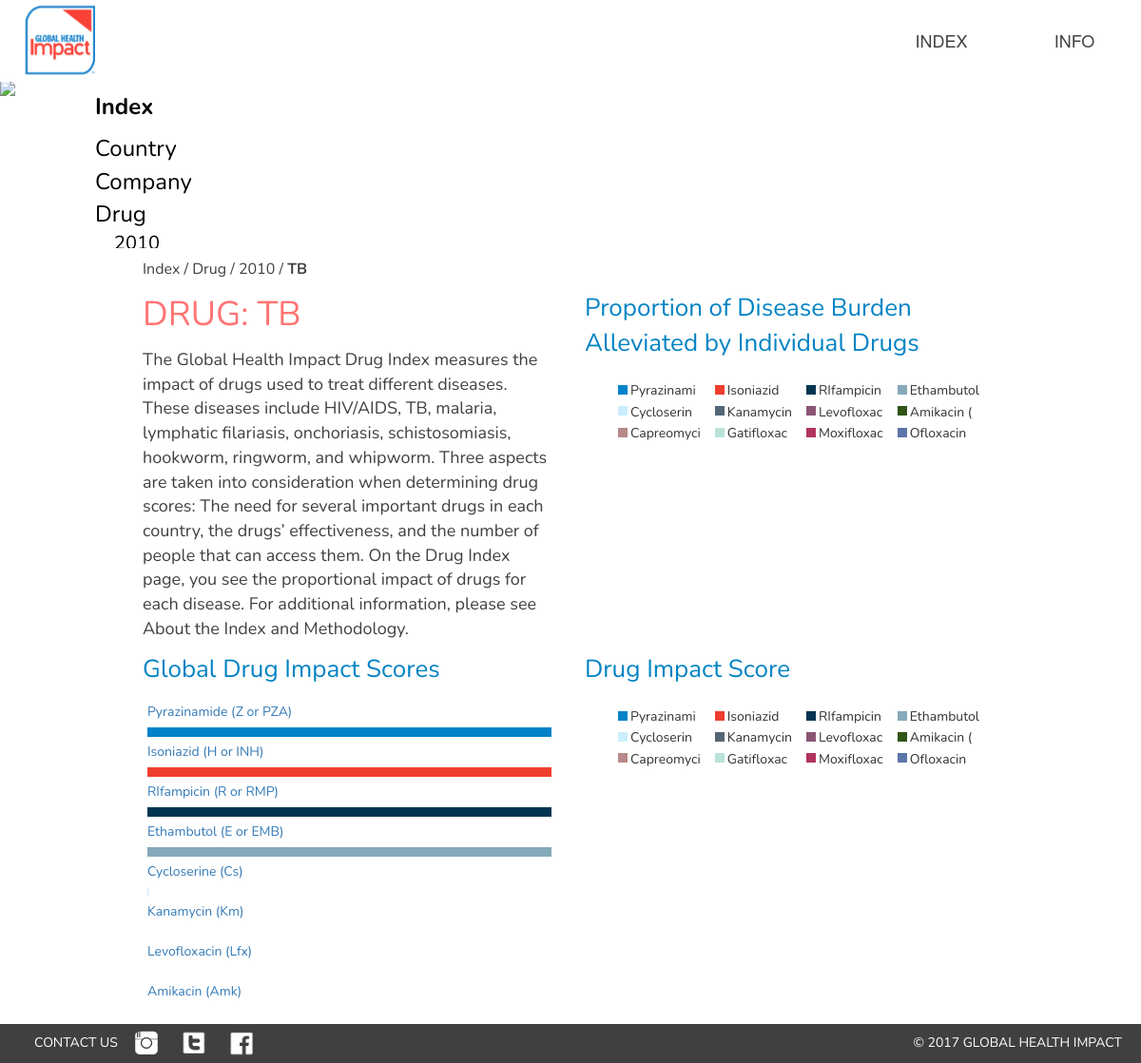
/index/drug/2010/tb, run on the app's committed database.
### tables this page shows
CREATE TABLE drugr2010
            (drug text, company text, tb real, malaria real, hiv real, roundworm real, hookworm real, whipworm real, schistosomiasis real, onchocerciasis real, lf real, total real);

### flask_app.py (the view, shortened to what this page needs)
@app.route('/index/drug/<year>/<disease>')
def drug(year,disease):
    drugcolors = ['#FFB31C', '#0083CA', '#EF3E2E', '#003452', '#86AAB9', '#CAEEFD', '#546675', '#8A5575', '#305516',
                  '#B78988', '#BAE2DA', '#B1345D', '#5B75A7', '#906F76', '#C0E188', '#DE9C2A', '#F15A22', '#8F918B',
                  '#F2C2B7',
                  '#F7C406', '#B83F98', '#548A9B', '#D86375', '#F1DBC6', '#0083CA', '#7A80A3', '#CA8566', '#A3516E',
                  '#1DF533', '#510B95', '#DFF352', '#F2C883', '#E3744D', '#26B2BE', '#5006BA', '#B99BCF', '#DC2A5A',
                  '#D3D472', '#2A9DC4', '#C25C90', '#65A007', '#FE3289', '#C6DAB5', '#DDF6AC', '#B7E038', '#1ADBBD', '#3BC6D5',
                  '#0ACD57', '#22419F', '#D47C5B']
    piedata = []
    drugg = []
    pielabb = []
    g.db = connect_db()
    if disease == 'all':
        drugg = 'ALL'
        if year == '2010':
            cur = g.db.execute(' select drug, total from drugr2010 ')
        elif year == '2013':
            cur = g.db.execute(' select drug, total from drugr2013 ')
    else:
        drugg = diseasedict[disease]
        if year == '2010':
            if disease == 'malaria':
                cur = g.db.execute(' select drug, malaria from drugr2010 ')
            elif disease == 'hiv':
                cur = g.db.execute(' select drug, hiv from drugr2010 ')
            elif disease == 'tb':
                cur = g.db.execute(' select drug, tb from drugr2010 ')
            elif disease == 'roundworm':
                cur = g.db.execute(' select drug, roundworm from drugr2010 ')
            elif disease == 'hookworm':
                cur = g.db.execute(' select drug, hookworm from drugr2010 ')
            elif disease == 'whipworm':
                cur = g.db.execute(' select drug, hookworm from drugr2010 ')
            elif disease == 'schistosomiasis':
                cur = g.db.execute(' select drug, schistosomiasis from drugr2010 ')
            elif disease == 'onchocerciasis':
                cur = g.db.execute(' select drug, onchocerciasis from drugr2010 ')
            elif disease == 'lf':
                cur = g.db.execute(' select drug, lf from drugr2010 ')
    piee = cur.fetchall()
    impactpie = []
    for k in piee:
        drug = k[0]
        score = k[1]
        t = [drug,score]
        if score > 0:
            piedata.append(t)
    sortedpie2 = sorted(piedata, key=lambda xy: xy[1], reverse=True)
    maxrow = sortedpie2[0]
    if maxrow[0] == 'Unmet Need':
        maxrow = sortedpie2[1]
    maxval = maxrow[1]
    c = 0
    for row in sortedpie2:
        perc = (row[1] / maxval) * 100
        row.append(perc)
        color = drugcolors[c]
        row.append(color)
        c+=1
        if row[0] != 'Unmet Need':
            impactpie.append(row)
    lablist = []
    pielabb = []
    for k in impactpie:
        labit = []
        drug = k[0]
        score = k[1]
        color = k[3]
        shortdrug = drug[0:10]
        labit.append(drug)
        labit.append(shortdrug)
        labit.append(color)
        labit.append(score)
        lablist.append(labit)
    labrow = []
    xx = 0
    if len(lablist) < 4:
        pielabb.append(lablist)
    else:
        for item in lablist:
            labrow.append(item)
            xx += 1
            if xx % 4 == 0:
                pielabb.append(labrow)
                labrow = []
                xx = 0
    g.db.close()
    speclocate = [year,drugg,disease]
    return render_template('drug.html', data=piedata, drug=drugg, navsub=3, showindex=1, pielabb=pielabb, drugcolors=drugcolors, speclocate = speclocate, scrolling=1, impactpie=impactpie, sortedpie2 = sortedpie2)

### flask_app.py (called while the page is built)
def connect_db():
    return sqlite3.connect('/home/globalhealth/mysite/ghi.db')

@app.before_request
def before_request():
    g.db = connect_db()

@app.after_request
def after_request(response):
    g.db.close()
    return response

@app.teardown_appcontext
def close_connection(exception):
    db = getattr(g, '_database', None)

### templates/drug.html (shortened to what this page needs)
{% extends "layout.html" %}
{% block frontimg %}
<img id="fore" src="{{ url_for('static',filename='img/drug.jpg') }}" />
{% endblock%}
{% block content %}
<div class="currentlocation">
<p class="pagetitle">Index / <a href="/index/drug" class="pagetitle">Drug</a> / <a href="/index/drug/{{ speclocate.0 }}/all" class="pagetitle">{{ speclocate.0 }}</a> / <a href="/index/drug/{{ speclocate.0 }}/{{ speclocate.2 }}" class="titlebold">{{ speclocate.1 }}</a></p>
</div>
<div class="row">
    <div class="col-sm-6">
        <p class="redtxt">DRUG: {{ drug }}</p>
        <p class="txtcontent">The Global Health Impact Drug Index measures the impact of drugs used to treat different diseases. These diseases include HIV/AIDS, TB, malaria, lymphatic filariasis, onchoriasis, schistosomiasis, hookworm, ringworm, and whipworm. Three aspects are taken into consideration when determining drug scores: The need for several important drugs in each country, the drugs’ effectiveness, and the number of people that can access them. On the Drug Index page, you see the proportional impact of drugs for each disease. For additional information, please see About the Index and Methodology.</p>
    </div>
    <div class="col-sm-6">
        <p class="bluetxt" style="font-size:26px; !important">Proportion of Disease Burden Alleviated by Individual Drugs</p>
        <div class="piewrap">
            <div id="piediv" class="piechart">
            </div>
        </div>
        <div class="pielegend" style="max-height:80px;overflow-y:scroll">
            <table style="margin:auto">
                {% for row in pielabb %}
                <tr style="float:center">
                    {% for item in row %}
                    <td class="tablecell leftcell"><div class="colorbox" style="background-color:{{ item.2 |safe }};"></div></td>
                    <td class="tablecell legendtxt" title="{{ item.0 |safe }}: {{ item.3 |safe }}">{{ item.1 |safe }}</td>
                    {% endfor %}
                </tr>
                {% endfor %}
            </table>
        </div>
    </div>
</div>
<div class="row">
    <div class="col-sm-6">
        <p class="bluetxt" style="font-size:26px; !important">Global Drug Impact Scores</p>
        <div id="chart_div">
            {% for drug in impactpie %}
            <a onclick="bargoclick({{ loop.index }});" title="{{ drug.0 }}: {{ drug.1 }}">
                <div id="" style="padding-top: 2px; font-family: 'Nunito','sans-serif';">{{ drug.0 }}</div>
                <div style="width: {{ drug.2 }}%;background-color:{{ drug.3 }};height: 10px;display:inline-block;font-size:0;margin-right:-4px;"></div>
            </a>
            {% endfor %}
            </div><br>
    </div>
    <div class="col-sm-6">
        <p class="bluetxt" style="font-size:26px; !important">Drug Impact Score</p>
        <div class="piewrap">
            <div id="pie2div" class="piechart">
            </div>
        </div>
        <div class="pielegend">
            <table style="margin:auto">
                {% for row in pielabb %}
                <tr style="float:center">
                    {% for item in row %}
                    <td class="tablecell leftcell"><div class="colorbox" style="background-color:{{ item.2 |safe }};"></div></td>
                    <td class="tablecell legendtxt" title="{{ item.0 |safe }}: {{ item.3 |safe }}">{{ item.1 |safe }}</td>
                    {% endfor %}
                </tr>
                {% endfor %}
            </table>
        </div>
    </div>
</div>
{% endblock %}

### static/stylesheet.css (style rules this page uses)
body { font-family: 'Nunito', sans-serif; }
.redtxt { font-size: 36px; color: #FF7474; font-family: 'Nunito', sans-serif; }
.bluetxt { font-size: 36px; color: #0083C4; font-family: 'Nunito', sans-serif; }
.txtcontent { font-size: 18px; color: #404040; font-family: 'Nunito', sans-serif; }
#fore { position: fixed; z-index: 1; width: 100vw; }
.piechart { margin: auto; padding: 5px; max-height:200px; z-index: -1; }
.piewrap { max-height: 300px; overflow:hidden; margin:auto 0; }
.pielegend { max-height:80px; overflow-y:scroll; position: relative; overflow-x:hidden; z-index:9999; }
#chart_div { width: 100%; max-height: 325px; overflow-y: auto; overflow-x: hidden; padding:5px; }
.pagetitle { position:relative; font-family: 'Nunito', sans-serif; color:#404040; font-size:16px; }
.titlebold { position:relative; font-weight:bold; font-family: 'Nunito', sans-serif; color:#404040; font-size:16px; }
.currentlocation { margin-top:10px; }
.legendtxt { font-size: 14px; display: inline-block; font-family: 'Nunito', sans-serif; text-align: center; padding-left:3px; }
.colorbox { width:10px; height:10px; display:inline-block; float:left; }
.leftcell { padding-left: 15px; }

### data on the page
drugr2010: item "Pyrazinami", drug "Pyrazinamide (Z or PZA)", {{ drug.2 }} 100.0 (drawn)
drugr2010: item "Isoniazid", drug "Isoniazid (H or INH)", {{ drug.2 }} 99.99854455843816 (drawn)
drugr2010: item "RIfampicin", drug "RIfampicin (R or RMP)", {{ drug.2 }} 99.99854455843816 (drawn)
drugr2010: item "Ethambutol", drug "Ethambutol (E or EMB)", {{ drug.2 }} 99.99854455843816 (drawn)
drugr2010: item "Cycloserin", drug "Cycloserine (Cs)"
drugr2010: item "Kanamycin", drug "Kanamycin (Km)"
drugr2010: item "Levofloxac", drug "Levofloxacin (Lfx)"
drugr2010: item "Amikacin (", drug "Amikacin (Amk)"
drugr2010: item "Capreomyci"
drugr2010: item "Gatifloxac"
drugr2010: item "Moxifloxac"
drugr2010: item "Ofloxacin"

### other printed values
{{ speclocate.0 }} "2010"
{{ speclocate.1 }} "TB"
{{ drug }} "TB"
